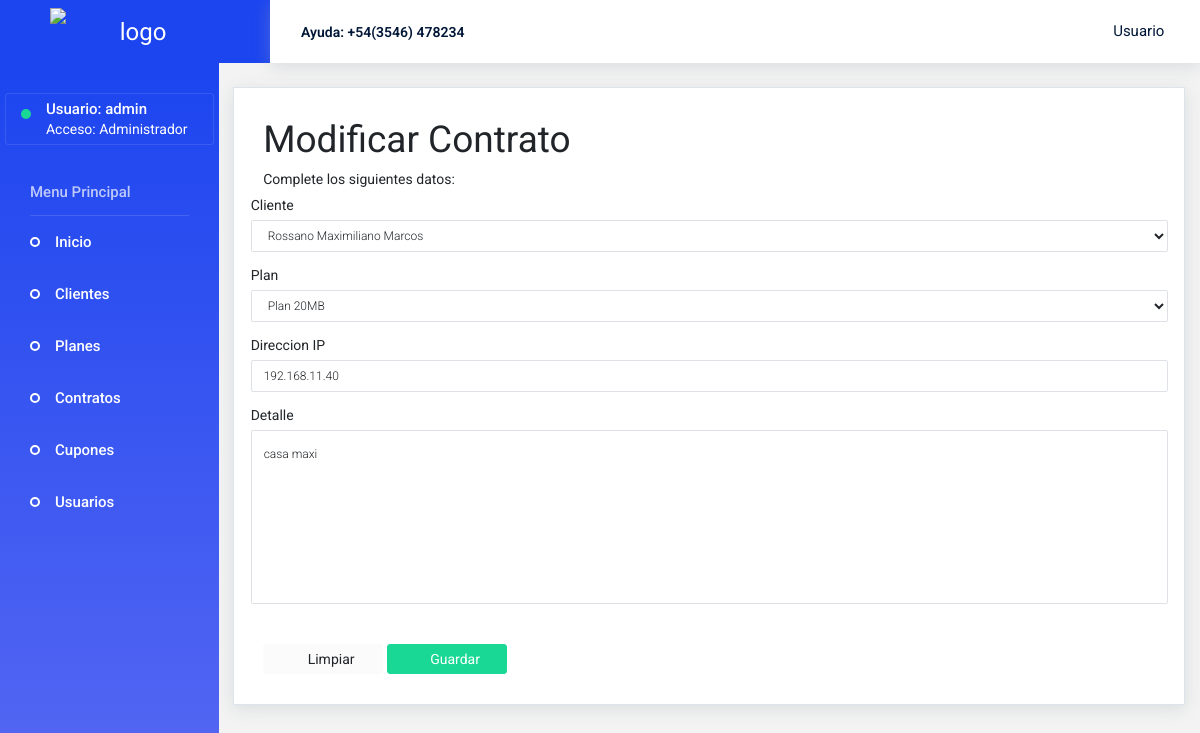
Page /modificar_contrato/1/ (signed in) on the committed database.
### core/models.py (models this page shows, shortened)
class Contrato(models.Model):
    cliente = models.ForeignKey(Cliente, on_delete=models.CASCADE)
    plan = models.ForeignKey(Planes, on_delete=models.PROTECT)
    ip = models.GenericIPAddressField(verbose_name="Direccion IP")
    detalle = models.TextField(max_length=160)
    fecha_creacion = models.DateField(default=timezone.now)

### core/views.py (the view, shortened to what this page needs)
# urls.py: path('modificar_contrato/<id>/', modificar_contrato, name="modificar_contrato"),
@login_required
def modificar_contrato(request, id):
    contrato = Contrato.objects.get(id=id)
    data = {
        'form':ContratoForm(instance=contrato)
    }
    guardo = False
    return render(request, 'core/modificar_contrato.html', data)

### core/forms.py
class ContratoForm(ModelForm):
    class Meta:
        model = Contrato
        fields = ['cliente', 'plan', 'ip', 'detalle']
        fields_required = ['cliente', 'plan', 'ip', 'detalle']
        widgets = {
            'cliente' : forms.Select(
                attrs={
                    'class': 'form-control',
                    'id': 'cliente'
                }),
            'plan' : forms.Select(
                attrs={
                    'class': 'form-control',
                    'id': 'plan'
                }),
            'ip' : forms.TextInput(
                attrs={
                    'pattern':'[0-9\.]{8,15}',
                    'class': 'form-control',
                    'placeholder': 'Direccion IP',
                    'id': 'ip'
                }),
            'detalle' : forms.Textarea(
                attrs={
                    'minlength':3,
                    'maxlength':160,
                    'class': 'form-control',
                    'placeholder': 'Detalle del Contrato',
                    'id': 'detalle'
                })
         }

### core/models.py (called while the page is built)
    def __str__(self):
        return self.nombre

    def __str__(self):
        return self.nombre

### core/templates/core/modificar_contrato.html (shortened to what this page needs)
{% extends 'core/base.html' %}
{% load static %}
{% block contenido %}
<div class="content-wrapper">
    <div class="row">
        <div class="row flex-grow">
            <div class="col-12">
                <div class="card">
                    <div class="card-body">
                        <h1 id="titulo">Modificar Contrato</h1>
                        <p class="card-description">Complete los siguientes datos:</p>
                        <form class="forms-sample" action="" method="POST">
                        <div class="form-group row">
                            <label for="cliente">{{ form.cliente.label }}</label>
                            {{ form.cliente }}
                        </div>
                        <div class="form-group row">
                            <label for="plan">{{ form.plan.label }}</label>
                            {{ form.plan }}
                        </div>
                        <div class="form-group row">
                            <label for="ip">{{ form.ip.label }}</label>
                            {{ form.ip }}
                        </div>
                        <div class="form-group row">
                            <label for="detalle">{{ form.detalle.label }}</label>
                            {{ form.detalle }}
                        </div>
                        <br>
                        <button type="reset" class="btn btn-light btn-fw">
                            <i class="mdi mdi-refresh"></i>Limpiar</button>
                        <button type="submit" class="btn btn-success btn-fw">
                            <i class="mdi mdi-check"></i>Guardar</button>
                        </form>
                    </div>
                </div>
            </div>
        </div>
    </div>
</div>
{% endblock %}

### core/templates/core/base.html (shortened to what this page needs)
<!DOCTYPE html>
<html lang="en" dir="ltr">
  <head>
    {% load static %}
    <link rel="stylesheet" href="{% static 'core/assets/vendors/iconfonts/mdi/css/materialdesignicons.min.css' %}">
    <link rel="stylesheet" href="{% static 'core/assets/vendors/iconfonts/ionicons/css/ionicons.css' %}">
    <link rel="stylesheet" href="{% static 'core/assets/vendors/iconfonts/typicons/src/font/typicons.css' %}">
    <link rel="stylesheet" href="{% static 'core/assets/vendors/iconfonts/flag-icon-css/css/flag-icon.min.css' %}">
    <link rel="stylesheet" href="{% static 'core/assets/vendors/css/vendor.bundle.base.css' %}">
    <link rel="stylesheet" href="{% static 'core/assets/vendors/css/vendor.bundle.addons.css' %}">
    <link rel="stylesheet" href="{% static 'core/assets/vendors/icheck/skins/all.css' %}">
    <link rel="stylesheet" href="{% static 'core/assets/css/shared/style.css' %}">
    <link rel="stylesheet" href="{% static 'core/assets/css/demo_1/style.css' %}">
  </head>
  <body>
    <div class="container-scroller">
      <nav class="navbar default-layout col-lg-12 col-12 p-0 fixed-top d-flex flex-row">
        <div class="text-center navbar-brand-wrapper d-flex align-items-top justify-content-center">
          <a class="navbar-brand brand-logo" href="{% url 'home' %}">
            <img src="{% static 'core/assets/images/logo.jpg' %}" alt="logo" /> </a>
        </div>
        <div class="navbar-menu-wrapper d-flex align-items-center">
          <ul class="navbar-nav">
            <li class="nav-item font-weight-semibold d-none d-lg-block">Ayuda: +54(3546) 478234</li>
          </ul>
          <ul class="navbar-nav ml-auto">
            <li class="nav-item dropdown d-none d-xl-inline-block user-dropdown">
              <a class="nav-link dropdown-toggle" id="UserDropdown" href="#" data-toggle="dropdown" aria-expanded="false">Usuario</a>
            </li>
          </ul>
        </div>
      </nav>
      <div class="container-fluid page-body-wrapper">
        <nav class="sidebar sidebar-offcanvas" id="sidebar">
          <ul class="nav">
            <li class="nav-item nav-profile">
              <a href="{% url 'usuarios' %}" class="nav-link">
                <div class="profile-image">
                  <div class="dot-indicator bg-success"></div>
                </div>
                <div class="text-wrapper">
                  {% if '@' not in user.username %}
                    <p class="profile-name">Usuario: {{user.username}} </p>
                    <p class="designation">Acceso: Administrador</p>
                  {% else %}
                    <p class="profile-name">Usuario: {{user.first_name}} </p>
                    <p class="designation">Acceso: Cliente</p>
                  {% endif %}
                </div>
              </a>
            </li>
            <li class="nav-item nav-category">Menu Principal</li>
            <li class="nav-item">
              <a class="nav-link" href="{% url 'home' %}">
                <span class="menu-title">Inicio</span>
              </a>
            </li>
            <li class="nav-item">
              <a class="nav-link" data-toggle="collapse" href="#ui-clientes" aria-expanded="false" aria-controls="ui-clientes">
                <span class="menu-title">Clientes</span>
                <i class="menu-arrow"></i>
              </a>
            </li>
            <li class="nav-item">
              <a class="nav-link" data-toggle="collapse" href="#ui-planes" aria-expanded="false" aria-controls="ui-planes">
                <span class="menu-title">Planes</span>
                <i class="menu-arrow"></i>
              </a>
            </li>
            <li class="nav-item">
              <a class="nav-link" data-toggle="collapse" href="#ui-contratos" aria-expanded="false" aria-controls="ui-contratos">
                <span class="menu-title">Contratos</span>
                <i class="menu-arrow"></i>
              </a>
            </li>
            <li class="nav-item">
              <a class="nav-link" data-toggle="collapse" href="#ui-cupones" aria-expanded="false" aria-controls="ui-cupones">
                <span class="menu-title">Cupones</span>
                <i class="menu-arrow"></i>
              </a>
            </li>
            <li class="nav-item">
              <a class="nav-link" data-toggle="collapse" href="#ui-usuarios" aria-expanded="false" aria-controls="#ui-usuarios">
                <span class="menu-title">Usuarios</span>
                <i class="menu-arrow"></i>
              </a>
            </li>
          </ul>
        </nav>
            {% block contenido %}
            {% endblock %}
      </div>
    </div>
  </body>
</html>

### rows in the picture
Contrato: cliente "Rossano Maximiliano Marcos", plan "Plan 20MB", ip "192.168.11.40", detalle "casa maxi"

### other values in the picture
{{ user.username }} "admin"
